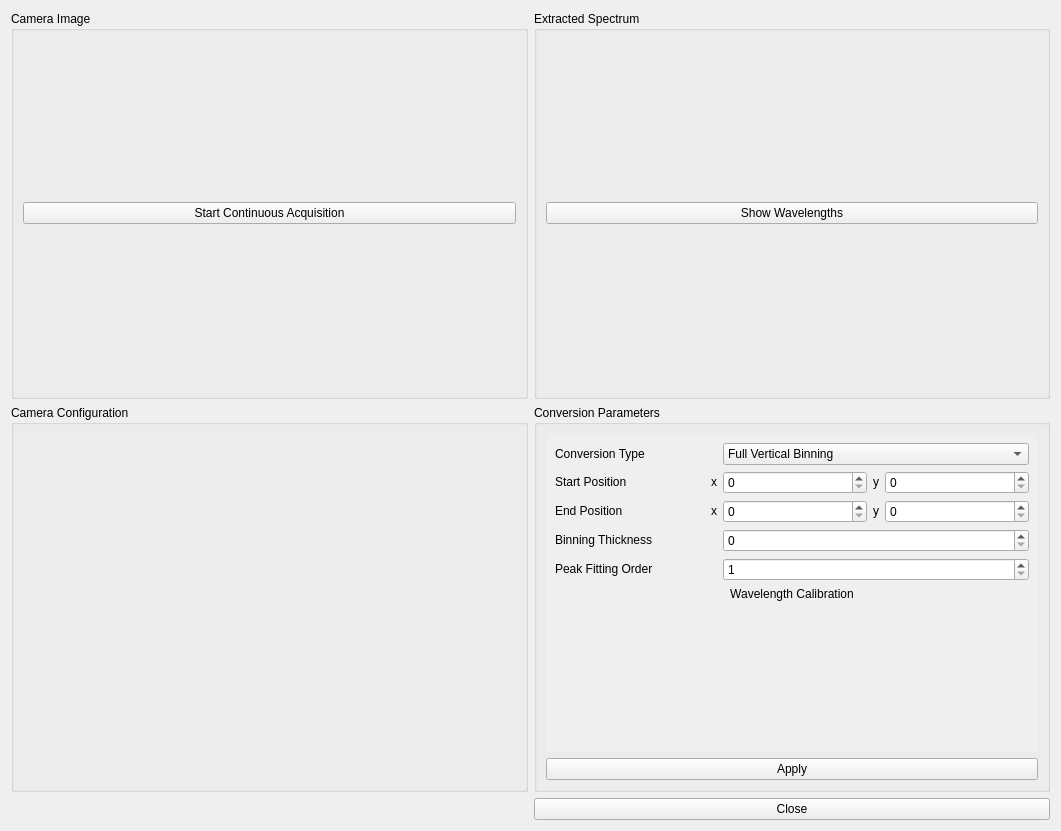
<?xml version="1.0" encoding="UTF-8"?>
<ui version="4.0">
 <class>Form</class>
 <widget class="QWidget" name="Form">
  <property name="geometry">
   <rect>
    <x>0</x>
    <y>0</y>
    <width>1061</width>
    <height>831</height>
   </rect>
  </property>
  <property name="windowTitle">
   <string>Camera Spectrometer Configuration</string>
  </property>
  <layout class="QGridLayout" name="gridLayout">
   <item row="3" column="1">
    <widget class="QPushButton" name="closeButton">
     <property name="sizePolicy">
      <sizepolicy hsizetype="Minimum" vsizetype="Fixed">
       <horstretch>0</horstretch>
       <verstretch>0</verstretch>
      </sizepolicy>
     </property>
     <property name="text">
      <string>Close</string>
     </property>
    </widget>
   </item>
   <item row="0" column="0">
    <widget class="QGroupBox" name="imageBox">
     <property name="sizePolicy">
      <sizepolicy hsizetype="Expanding" vsizetype="MinimumExpanding">
       <horstretch>0</horstretch>
       <verstretch>0</verstretch>
      </sizepolicy>
     </property>
     <property name="title">
      <string>Camera Image</string>
     </property>
     <layout class="QVBoxLayout" name="verticalLayout">
      <item>
       <widget class="QPushButton" name="liveViewButton">
        <property name="text">
         <string>Start Continuous Acquisition</string>
        </property>
        <property name="checkable">
         <bool>false</bool>
        </property>
        <property name="checked">
         <bool>false</bool>
        </property>
        <property name="autoRepeat">
         <bool>false</bool>
        </property>
        <property name="autoExclusive">
         <bool>false</bool>
        </property>
        <property name="autoDefault">
         <bool>false</bool>
        </property>
        <property name="default">
         <bool>false</bool>
        </property>
        <property name="flat">
         <bool>false</bool>
        </property>
       </widget>
      </item>
     </layout>
    </widget>
   </item>
   <item row="0" column="1">
    <widget class="QGroupBox" name="spectrumBox">
     <property name="sizePolicy">
      <sizepolicy hsizetype="Expanding" vsizetype="Ignored">
       <horstretch>0</horstretch>
       <verstretch>0</verstretch>
      </sizepolicy>
     </property>
     <property name="title">
      <string>Extracted Spectrum</string>
     </property>
     <layout class="QVBoxLayout" name="verticalLayout_3">
      <item>
       <widget class="QPushButton" name="showWavelengths">
        <property name="text">
         <string>Show Wavelengths</string>
        </property>
        <property name="checkable">
         <bool>true</bool>
        </property>
        <property name="checked">
         <bool>false</bool>
        </property>
        <property name="autoRepeat">
         <bool>false</bool>
        </property>
        <property name="autoExclusive">
         <bool>false</bool>
        </property>
        <property name="autoDefault">
         <bool>false</bool>
        </property>
        <property name="default">
         <bool>false</bool>
        </property>
        <property name="flat">
         <bool>false</bool>
        </property>
       </widget>
      </item>
     </layout>
    </widget>
   </item>
   <item row="1" column="0">
    <widget class="QGroupBox" name="configBox">
     <property name="sizePolicy">
      <sizepolicy hsizetype="Expanding" vsizetype="MinimumExpanding">
       <horstretch>0</horstretch>
       <verstretch>0</verstretch>
      </sizepolicy>
     </property>
     <property name="title">
      <string>Camera Configuration</string>
     </property>
     <layout class="QVBoxLayout" name="verticalLayout_4"/>
    </widget>
   </item>
   <item row="1" column="1">
    <widget class="QGroupBox" name="groupBox_4">
     <property name="sizePolicy">
      <sizepolicy hsizetype="Expanding" vsizetype="MinimumExpanding">
       <horstretch>0</horstretch>
       <verstretch>0</verstretch>
      </sizepolicy>
     </property>
     <property name="title">
      <string>Conversion Parameters</string>
     </property>
     <property name="alignment">
      <set>Qt::AlignLeading|Qt::AlignLeft|Qt::AlignTop</set>
     </property>
     <layout class="QGridLayout" name="gridLayout_2">
      <item row="9" column="0" colspan="5">
       <widget class="QPushButton" name="applyButton">
        <property name="sizePolicy">
         <sizepolicy hsizetype="Minimum" vsizetype="Fixed">
          <horstretch>0</horstretch>
          <verstretch>0</verstretch>
         </sizepolicy>
        </property>
        <property name="text">
         <string>Apply</string>
        </property>
       </widget>
      </item>
      <item row="0" column="0" colspan="5">
       <widget class="QScrollArea" name="scrollArea">
        <property name="sizePolicy">
         <sizepolicy hsizetype="Expanding" vsizetype="Ignored">
          <horstretch>0</horstretch>
          <verstretch>0</verstretch>
         </sizepolicy>
        </property>
        <property name="frameShape">
         <enum>QFrame::NoFrame</enum>
        </property>
        <property name="frameShadow">
         <enum>QFrame::Plain</enum>
        </property>
        <property name="horizontalScrollBarPolicy">
         <enum>Qt::ScrollBarAlwaysOff</enum>
        </property>
        <property name="sizeAdjustPolicy">
         <enum>QAbstractScrollArea::AdjustIgnored</enum>
        </property>
        <property name="widgetResizable">
         <bool>true</bool>
        </property>
        <widget class="QWidget" name="scrollAreaWidgetContents">
         <property name="geometry">
          <rect>
           <x>0</x>
           <y>0</y>
           <width>505</width>
           <height>304</height>
          </rect>
         </property>
         <property name="sizePolicy">
          <sizepolicy hsizetype="Expanding" vsizetype="Expanding">
           <horstretch>0</horstretch>
           <verstretch>0</verstretch>
          </sizepolicy>
         </property>
         <layout class="QGridLayout" name="gridLayout_3">
          <item row="0" column="0">
           <widget class="QLabel" name="typeLabel">
            <property name="sizePolicy">
             <sizepolicy hsizetype="Minimum" vsizetype="Fixed">
              <horstretch>0</horstretch>
              <verstretch>0</verstretch>
             </sizepolicy>
            </property>
            <property name="minimumSize">
             <size>
              <width>150</width>
              <height>0</height>
             </size>
            </property>
            <property name="text">
             <string>Conversion Type</string>
            </property>
           </widget>
          </item>
          <item row="1" column="0">
           <widget class="QLabel" name="startLabel">
            <property name="sizePolicy">
             <sizepolicy hsizetype="Minimum" vsizetype="Fixed">
              <horstretch>0</horstretch>
              <verstretch>0</verstretch>
             </sizepolicy>
            </property>
            <property name="minimumSize">
             <size>
              <width>150</width>
              <height>0</height>
             </size>
            </property>
            <property name="text">
             <string>Start Position</string>
            </property>
           </widget>
          </item>
          <item row="4" column="2" colspan="3">
           <widget class="QSpinBox" name="fitOrder">
            <property name="sizePolicy">
             <sizepolicy hsizetype="Expanding" vsizetype="Fixed">
              <horstretch>0</horstretch>
              <verstretch>0</verstretch>
             </sizepolicy>
            </property>
            <property name="alignment">
             <set>Qt::AlignLeading|Qt::AlignLeft|Qt::AlignVCenter</set>
            </property>
            <property name="minimum">
             <number>1</number>
            </property>
            <property name="maximum">
             <number>999999999</number>
            </property>
            <property name="value">
             <number>1</number>
            </property>
           </widget>
          </item>
          <item row="2" column="4">
           <widget class="QSpinBox" name="endY">
            <property name="sizePolicy">
             <sizepolicy hsizetype="Expanding" vsizetype="Fixed">
              <horstretch>0</horstretch>
              <verstretch>0</verstretch>
             </sizepolicy>
            </property>
            <property name="alignment">
             <set>Qt::AlignLeading|Qt::AlignLeft|Qt::AlignVCenter</set>
            </property>
            <property name="maximum">
             <number>999999999</number>
            </property>
           </widget>
          </item>
          <item row="2" column="3">
           <widget class="QLabel" name="label_6">
            <property name="sizePolicy">
             <sizepolicy hsizetype="Minimum" vsizetype="Fixed">
              <horstretch>0</horstretch>
              <verstretch>0</verstretch>
             </sizepolicy>
            </property>
            <property name="text">
             <string>y</string>
            </property>
           </widget>
          </item>
          <item row="0" column="2" colspan="3">
           <widget class="QComboBox" name="typeBox">
            <item>
             <property name="text">
              <string>Full Vertical Binning</string>
             </property>
            </item>
            <item>
             <property name="text">
              <string>Rectangle</string>
             </property>
            </item>
           </widget>
          </item>
          <item row="1" column="3">
           <widget class="QLabel" name="label_3">
            <property name="sizePolicy">
             <sizepolicy hsizetype="Minimum" vsizetype="Fixed">
              <horstretch>0</horstretch>
              <verstretch>0</verstretch>
             </sizepolicy>
            </property>
            <property name="text">
             <string>y</string>
            </property>
           </widget>
          </item>
          <item row="3" column="2" colspan="3">
           <widget class="QSpinBox" name="binning">
            <property name="sizePolicy">
             <sizepolicy hsizetype="Expanding" vsizetype="Fixed">
              <horstretch>0</horstretch>
              <verstretch>0</verstretch>
             </sizepolicy>
            </property>
            <property name="alignment">
             <set>Qt::AlignLeading|Qt::AlignLeft|Qt::AlignVCenter</set>
            </property>
            <property name="maximum">
             <number>999999999</number>
            </property>
           </widget>
          </item>
          <item row="1" column="1">
           <widget class="QLabel" name="label_2">
            <property name="sizePolicy">
             <sizepolicy hsizetype="Minimum" vsizetype="Fixed">
              <horstretch>0</horstretch>
              <verstretch>0</verstretch>
             </sizepolicy>
            </property>
            <property name="text">
             <string>x</string>
            </property>
           </widget>
          </item>
          <item row="2" column="2">
           <widget class="QSpinBox" name="endX">
            <property name="sizePolicy">
             <sizepolicy hsizetype="Expanding" vsizetype="Fixed">
              <horstretch>0</horstretch>
              <verstretch>0</verstretch>
             </sizepolicy>
            </property>
            <property name="alignment">
             <set>Qt::AlignLeading|Qt::AlignLeft|Qt::AlignVCenter</set>
            </property>
            <property name="maximum">
             <number>999999999</number>
            </property>
           </widget>
          </item>
          <item row="4" column="0">
           <widget class="QLabel" name="label_9">
            <property name="sizePolicy">
             <sizepolicy hsizetype="Minimum" vsizetype="Fixed">
              <horstretch>0</horstretch>
              <verstretch>0</verstretch>
             </sizepolicy>
            </property>
            <property name="minimumSize">
             <size>
              <width>150</width>
              <height>0</height>
             </size>
            </property>
            <property name="text">
             <string>Peak Fitting Order</string>
            </property>
           </widget>
          </item>
          <item row="6" column="0" colspan="5">
           <layout class="QHBoxLayout" name="wavelengths"/>
          </item>
          <item row="1" column="2">
           <widget class="QSpinBox" name="startX">
            <property name="sizePolicy">
             <sizepolicy hsizetype="Expanding" vsizetype="Fixed">
              <horstretch>0</horstretch>
              <verstretch>0</verstretch>
             </sizepolicy>
            </property>
            <property name="alignment">
             <set>Qt::AlignLeading|Qt::AlignLeft|Qt::AlignVCenter</set>
            </property>
            <property name="maximum">
             <number>999999999</number>
            </property>
           </widget>
          </item>
          <item row="5" column="0" colspan="5">
           <widget class="QLabel" name="label_8">
            <property name="sizePolicy">
             <sizepolicy hsizetype="Minimum" vsizetype="Fixed">
              <horstretch>0</horstretch>
              <verstretch>0</verstretch>
             </sizepolicy>
            </property>
            <property name="minimumSize">
             <size>
              <width>150</width>
              <height>0</height>
             </size>
            </property>
            <property name="text">
             <string>Wavelength Calibration</string>
            </property>
            <property name="alignment">
             <set>Qt::AlignHCenter|Qt::AlignTop</set>
            </property>
           </widget>
          </item>
          <item row="3" column="0">
           <widget class="QLabel" name="label_7">
            <property name="sizePolicy">
             <sizepolicy hsizetype="Minimum" vsizetype="Fixed">
              <horstretch>0</horstretch>
              <verstretch>0</verstretch>
             </sizepolicy>
            </property>
            <property name="minimumSize">
             <size>
              <width>150</width>
              <height>0</height>
             </size>
            </property>
            <property name="text">
             <string>Binning Thickness</string>
            </property>
           </widget>
          </item>
          <item row="2" column="0">
           <widget class="QLabel" name="label_4">
            <property name="sizePolicy">
             <sizepolicy hsizetype="Minimum" vsizetype="Fixed">
              <horstretch>0</horstretch>
              <verstretch>0</verstretch>
             </sizepolicy>
            </property>
            <property name="minimumSize">
             <size>
              <width>150</width>
              <height>0</height>
             </size>
            </property>
            <property name="text">
             <string>End Position</string>
            </property>
           </widget>
          </item>
          <item row="1" column="4">
           <widget class="QSpinBox" name="startY">
            <property name="sizePolicy">
             <sizepolicy hsizetype="Expanding" vsizetype="Fixed">
              <horstretch>0</horstretch>
              <verstretch>0</verstretch>
             </sizepolicy>
            </property>
            <property name="alignment">
             <set>Qt::AlignLeading|Qt::AlignLeft|Qt::AlignVCenter</set>
            </property>
            <property name="maximum">
             <number>999999999</number>
            </property>
           </widget>
          </item>
          <item row="2" column="1">
           <widget class="QLabel" name="label_5">
            <property name="sizePolicy">
             <sizepolicy hsizetype="Minimum" vsizetype="Fixed">
              <horstretch>0</horstretch>
              <verstretch>0</verstretch>
             </sizepolicy>
            </property>
            <property name="text">
             <string>x</string>
            </property>
           </widget>
          </item>
          <item row="7" column="0">
           <spacer name="verticalSpacer">
            <property name="orientation">
             <enum>Qt::Vertical</enum>
            </property>
            <property name="sizeHint" stdset="0">
             <size>
              <width>0</width>
              <height>0</height>
             </size>
            </property>
           </spacer>
          </item>
         </layout>
        </widget>
       </widget>
      </item>
     </layout>
    </widget>
   </item>
  </layout>
 </widget>
 <resources/>
 <connections/>
</ui>
